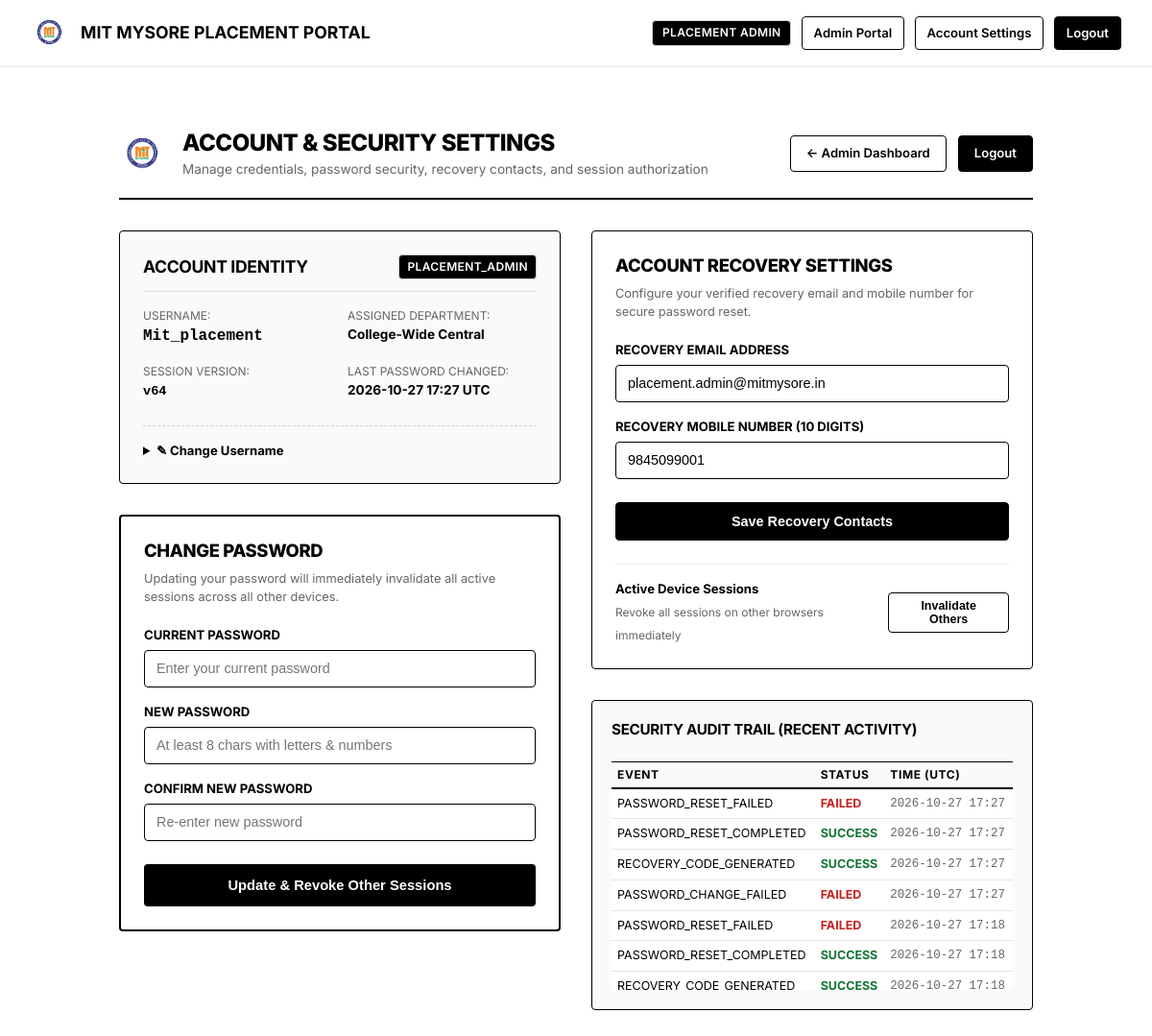
Page /account/settings (signed in) on the committed database.
### models.py (models this page shows, shortened)
class Admin(db.Model):
    __tablename__ = 'admins'
    id = db.Column(db.Integer, primary_key=True)
    username = db.Column(db.String(50), unique=True, nullable=False)
    password_hash = db.Column(db.String(255), nullable=False)
    role = db.Column(db.String(30), nullable=False, default='PORTAL_ADMIN')
    department_id = db.Column(db.Integer, db.ForeignKey('departments.id'), nullable=True)
    recovery_email = db.Column(db.String(100), nullable=True)
    recovery_mobile = db.Column(db.String(30), nullable=True)
    is_recovery_email_verified = db.Column(db.Boolean, default=False)
    is_recovery_mobile_verified = db.Column(db.Boolean, default=False)
    password_changed_at = db.Column(db.DateTime, default=datetime.utcnow)
    last_login_at = db.Column(db.DateTime, nullable=True)
    failed_login_count = db.Column(db.Integer, default=0)
    locked_until = db.Column(db.DateTime, nullable=True)
    session_version = db.Column(db.Integer, default=1)

class SecurityAuditLog(db.Model):
    __tablename__ = 'security_audit_logs'
    id = db.Column(db.Integer, primary_key=True)
    user_type = db.Column(db.String(30), nullable=False) # ADMIN, COORDINATOR, HOD, STUDENT, SYSTEM
    user_identifier = db.Column(db.String(100), nullable=False) # username or usn
    event_type = db.Column(db.String(100), nullable=False)
    status = db.Column(db.String(30), default='SUCCESS') # SUCCESS, FAILED, BLOCKED
    ip_address = db.Column(db.String(50), nullable=True)
    details = db.Column(db.String(255), nullable=True)
    timestamp = db.Column(db.DateTime, default=datetime.utcnow, index=True)

### app.py (the view, shortened to what this page needs)
@app.route('/account/settings', methods=['GET', 'POST'])
def account_settings():
    admin = get_current_admin()
    if not admin:
        flash('Authentication required: Please log in to access account security settings.', 'error')
        return redirect(url_for('admin_login'))
    client_ip = request.remote_addr or '127.0.0.1'
    audit_history = SecurityAuditLog.query.filter_by(
        user_identifier=admin.username
    ).order_by(SecurityAuditLog.timestamp.desc()).limit(15).all()
    return render_template(
        'account_settings.html',
        admin=admin,
        audit_history=audit_history
    )

### templates/account_settings.html (shortened to what this page needs)
{% extends 'base.html' %}
{% block content %}
<div style="max-width: 1000px; margin: 2rem auto; padding: 0 1.5rem;">
    <div style="display: flex; justify-content: space-between; align-items: center; border-bottom: 2px solid #000; padding-bottom: 1.25rem; margin-bottom: 2rem; flex-wrap: wrap; gap: 1rem;">
        <div style="display: flex; align-items: center; gap: 1rem;">
            <img src="{{ url_for('static', filename='images/mit_logo.png') }}" alt="MIT Mysore Logo" style="width: 50px; height: 50px; object-fit: contain;">
            <div>
                <h1 style="font-size: 1.5rem; font-weight: 800; color: #000; margin: 0; text-transform: uppercase;">
                    Account &amp; Security Settings
                </h1>
                <p style="color: #666; font-size: 0.85rem; margin: 2px 0 0 0;">
                    Manage credentials, password security, recovery contacts, and session authorization
                </p>
            </div>
        </div>
        <div style="display: flex; gap: 0.75rem;">
            {% if session.get('role') == 'PLACEMENT_ADMIN' %}
                <a href="{{ url_for('portal_dashboard') }}" class="btn btn-secondary" style="border: 1px solid #000; padding: 0.5rem 1rem; font-size: 0.82rem; background: #fff; color: #000;">
                    &larr; Admin Dashboard
                </a>
            {% elif session.get('role') == 'PLACEMENT_COORDINATOR' %}
                <a href="{{ url_for('coordinator_dashboard') }}" class="btn btn-secondary" style="border: 1px solid #000; padding: 0.5rem 1rem; font-size: 0.82rem; background: #fff; color: #000;">
                    &larr; Coordinator Console
                </a>
            {% elif session.get('role') == 'HOD' and session.get('hod_dept_code') %}
                <a href="{{ url_for('hod_dashboard', dept_code=session.get('hod_dept_code')) }}" class="btn btn-secondary" style="border: 1px solid #000; padding: 0.5rem 1rem; font-size: 0.82rem; background: #fff; color: #000;">
                    &larr; HOD Dashboard
                </a>
            {% else %}
                <a href="{{ url_for('portal_dashboard') }}" class="btn btn-secondary" style="border: 1px solid #000; padding: 0.5rem 1rem; font-size: 0.82rem; background: #fff; color: #000;">
                    &larr; Main Portal
                </a>
            {% endif %}
            <a href="{{ url_for('admin_logout') }}" class="btn" style="background: #000; color: #fff; border: 1px solid #000; padding: 0.5rem 1rem; font-size: 0.82rem;">
                Logout
            </a>
        </div>
    </div>
    <div style="display: grid; grid-template-columns: 1fr 1fr; gap: 2rem; align-items: start;">
        <div>
            <div class="card" style="border: 1px solid #000; padding: 1.5rem; border-radius: 4px; margin-bottom: 2rem; background: #FAFAFA;">
                <div style="display: flex; justify-content: space-between; align-items: center; border-bottom: 1px solid #ddd; padding-bottom: 0.75rem; margin-bottom: 1rem;">
                    <h2 style="font-size: 1.1rem; font-weight: 700; margin: 0; text-transform: uppercase;">
                        Account Identity
                    </h2>
                    <span class="badge" style="background: #000; color: #fff; font-size: 0.75rem; padding: 3px 8px;">
                        {{ admin.role }}
                    </span>
                </div>
                <div style="display: grid; grid-template-columns: 1fr 1fr; gap: 1rem; font-size: 0.85rem;">
                    <div>
                        <span style="color: #666; font-size: 0.75rem; text-transform: uppercase; display: block;">Username:</span>
                        <strong style="color: #000; font-family: monospace; font-size: 1rem;">{{ admin.username }}</strong>
                    </div>
                    <div>
                        <span style="color: #666; font-size: 0.75rem; text-transform: uppercase; display: block;">Assigned Department:</span>
                        <strong style="color: #000;">
                            {% if admin.department %}{{ admin.department.name }} ({{ admin.department.code }}){% else %}College-Wide Central{% endif %}
                        </strong>
                    </div>
                    <div>
                        <span style="color: #666; font-size: 0.75rem; text-transform: uppercase; display: block;">Session Version:</span>
                        <strong style="color: #000; font-family: monospace;">v{{ admin.session_version or 1 }}</strong>
                    </div>
                    <div>
                        <span style="color: #666; font-size: 0.75rem; text-transform: uppercase; display: block;">Last Password Changed:</span>
                        <strong style="color: #000;">
                            {{ admin.password_changed_at.strftime('%Y-%m-%d %H:%M UTC') if admin.password_changed_at else 'Initial Bootstrap' }}
                        </strong>
                    </div>
                </div>
                <div style="margin-top: 1.5rem; border-top: 1px dashed #ccc; padding-top: 1rem;">
                    <details>
                        <summary style="font-size: 0.82rem; font-weight: 700; color: #000; cursor: pointer;">
                            &#9998; Change Username
                        </summary>
                    </details>
                </div>
            </div>
            <div class="card" style="border: 2px solid #000; padding: 1.5rem; border-radius: 4px; background: #FFFFFF;">
                <h2 style="font-size: 1.15rem; font-weight: 800; margin: 0 0 0.5rem 0; text-transform: uppercase;">
                    Change Password
                </h2>
                <p style="color: #666; font-size: 0.8rem; margin: 0 0 1.25rem 0;">
                    Updating your password will immediately invalidate all active sessions across all other devices.
                </p>
                <form method="POST" action="{{ url_for('account_settings') }}">
                    <div class="form-group" style="margin-bottom: 1rem; text-align: left;">
                        <label for="current_password" style="font-weight: 700; font-size: 0.82rem; display: block; margin-bottom: 0.35rem; text-transform: uppercase;">
                            Current Password
                        </label>
                        <input type="password" id="current_password" name="current_password" required placeholder="Enter your current password" style="width: 100%; border: 1px solid #000; padding: 0.65rem 0.75rem; font-size: 0.9rem; border-radius: 4px;">
                    </div>
                    <div class="form-group" style="margin-bottom: 1rem; text-align: left;">
                        <label for="new_password" style="font-weight: 700; font-size: 0.82rem; display: block; margin-bottom: 0.35rem; text-transform: uppercase;">
                            New Password
                        </label>
                        <input type="password" id="new_password" name="new_password" required minlength="8" placeholder="At least 8 chars with letters & numbers" style="width: 100%; border: 1px solid #000; padding: 0.65rem 0.75rem; font-size: 0.9rem; border-radius: 4px;">
                    </div>
                    <div class="form-group" style="margin-bottom: 1.5rem; text-align: left;">
                        <label for="confirm_password" style="font-weight: 700; font-size: 0.82rem; display: block; margin-bottom: 0.35rem; text-transform: uppercase;">
                            Confirm New Password
                        </label>
                        <input type="password" id="confirm_password" name="confirm_password" required minlength="8" placeholder="Re-enter new password" style="width: 100%; border: 1px solid #000; padding: 0.65rem 0.75rem; font-size: 0.9rem; border-radius: 4px;">
                    </div>
                    <button type="submit" class="btn" style="width: 100%; background: #000; color: #fff; border: 2px solid #000; padding: 0.75rem; font-size: 0.92rem; font-weight: 700; border-radius: 4px; cursor: pointer;">
                        Update &amp; Revoke Other Sessions
                    </button>
                </form>
            </div>
        </div>
        <div>
            <div class="card" style="border: 1px solid #000; padding: 1.5rem; border-radius: 4px; margin-bottom: 2rem; background: #FFFFFF;">
                <h2 style="font-size: 1.15rem; font-weight: 800; margin: 0 0 0.5rem 0; text-transform: uppercase;">
                    Account Recovery Settings
                </h2>
                <p style="color: #666; font-size: 0.8rem; margin: 0 0 1.25rem 0;">
                    Configure your verified recovery email and mobile number for secure password reset.
                </p>
                <form method="POST" action="{{ url_for('account_settings') }}">
                    <div class="form-group" style="margin-bottom: 1rem; text-align: left;">
                        <label for="recovery_email" style="font-weight: 700; font-size: 0.82rem; display: block; margin-bottom: 0.35rem; text-transform: uppercase;">
                            Recovery Email Address
                        </label>
                        <input type="email" id="recovery_email" name="recovery_email" value="{{ admin.recovery_email or '' }}" placeholder="e.g. yourname@mitmysore.in" style="width: 100%; border: 1px solid #000; padding: 0.65rem 0.75rem; font-size: 0.9rem; border-radius: 4px;">
                    </div>
                    <div class="form-group" style="margin-bottom: 1.5rem; text-align: left;">
                        <label for="recovery_mobile" style="font-weight: 700; font-size: 0.82rem; display: block; margin-bottom: 0.35rem; text-transform: uppercase;">
                            Recovery Mobile Number (10 Digits)
                        </label>
                        <input type="tel" id="recovery_mobile" name="recovery_mobile" maxlength="10" value="{{ admin.recovery_mobile or '' }}" placeholder="10-digit mobile number" style="width: 100%; border: 1px solid #000; padding: 0.65rem 0.75rem; font-size: 0.9rem; border-radius: 4px;">
                    </div>
                    <button type="submit" class="btn" style="width: 100%; background: #000; color: #fff; border: 1px solid #000; padding: 0.7rem; font-size: 0.9rem; font-weight: 700; border-radius: 4px; cursor: pointer;">
                        Save Recovery Contacts
                    </button>
                </form>
                <div style="margin-top: 1.5rem; border-top: 1px solid #eee; padding-top: 1rem;">
                    <form method="POST" action="{{ url_for('account_settings') }}">
                        <div style="display: flex; justify-content: space-between; align-items: center;">
                            <div>
                                <strong style="font-size: 0.82rem; color: #000; display: block;">Active Device Sessions</strong>
                                <span style="font-size: 0.75rem; color: #666;">Revoke all sessions on other browsers immediately</span>
                            </div>
                            <button type="submit" class="btn btn-secondary" style="border: 1px solid #000; background: #fff; color: #C5221F; font-size: 0.78rem; font-weight: 700; padding: 0.4rem 0.75rem;">
                                Invalidate Others
                            </button>
                        </div>
                    </form>
                </div>
            </div>
            <div class="card" style="border: 1px solid #000; padding: 1.25rem; border-radius: 4px; background: #FAFAFA;">
                <h3 style="font-size: 0.95rem; font-weight: 700; margin: 0 0 0.75rem 0; text-transform: uppercase;">
                    Security Audit Trail (Recent Activity)
                </h3>
                {% if audit_history %}
                    <div style="max-height: 250px; overflow-y: auto;">
                        <table style="width: 100%; font-size: 0.78rem; border-collapse: collapse;">
                            <thead>
                                <tr style="border-bottom: 1px solid #000; text-align: left;">
                                    <th style="padding: 4px 6px;">Event</th>
                                    <th style="padding: 4px 6px;">Status</th>
                                    <th style="padding: 4px 6px;">Time (UTC)</th>
                                </tr>
                            </thead>
                            <tbody>
                                {% for a in audit_history %}
                                    <tr style="border-bottom: 1px solid #eee;">
                                        <td style="padding: 6px;">{{ a.event_type }}</td>
                                        <td style="padding: 6px;">
                                            <span style="font-weight: 700; color: {% if a.status == 'SUCCESS' %}#137333{% else %}#C5221F{% endif %};">
                                                {{ a.status }}
                                            </span>
                                        </td>
                                        <td style="padding: 6px; color: #666; font-family: monospace;">{{ a.timestamp.strftime('%Y-%m-%d %H:%M') }}</td>
                                    </tr>
                                {% endfor %}
                            </tbody>
                        </table>
                    </div>
                {% else %}
                    <p style="font-size: 0.8rem; color: #777; margin: 0;">No security events recorded yet.</p>
                {% endif %}
            </div>
        </div>
    </div>
</div>
{% endblock %}

### rows in the picture
Admin: role "PLACEMENT_ADMIN", username "Mit_placement", session_version "64", password_changed_at "2026-10-27 17:27 UTC", recovery_email "placement.admin@mitmysore.in", recovery_mobile "9845099001"
SecurityAuditLog: event_type "PASSWORD_RESET_FAILED", status "FAILED", timestamp "2026-10-27 17:27"
SecurityAuditLog: event_type "PASSWORD_RESET_COMPLETED", status "SUCCESS", timestamp "2026-10-27 17:27"
SecurityAuditLog: event_type "RECOVERY_CODE_GENERATED", status "SUCCESS", timestamp "2026-10-27 17:27"
SecurityAuditLog: event_type "PASSWORD_CHANGE_FAILED", status "FAILED", timestamp "2026-10-27 17:27"
SecurityAuditLog: event_type "PASSWORD_RESET_FAILED", status "FAILED", timestamp "2026-10-27 17:18"
SecurityAuditLog: event_type "PASSWORD_RESET_COMPLETED", status "SUCCESS", timestamp "2026-10-27 17:18"
SecurityAuditLog: event_type "RECOVERY_CODE_GENERATED", status "SUCCESS", timestamp "2026-10-27 17:18"
